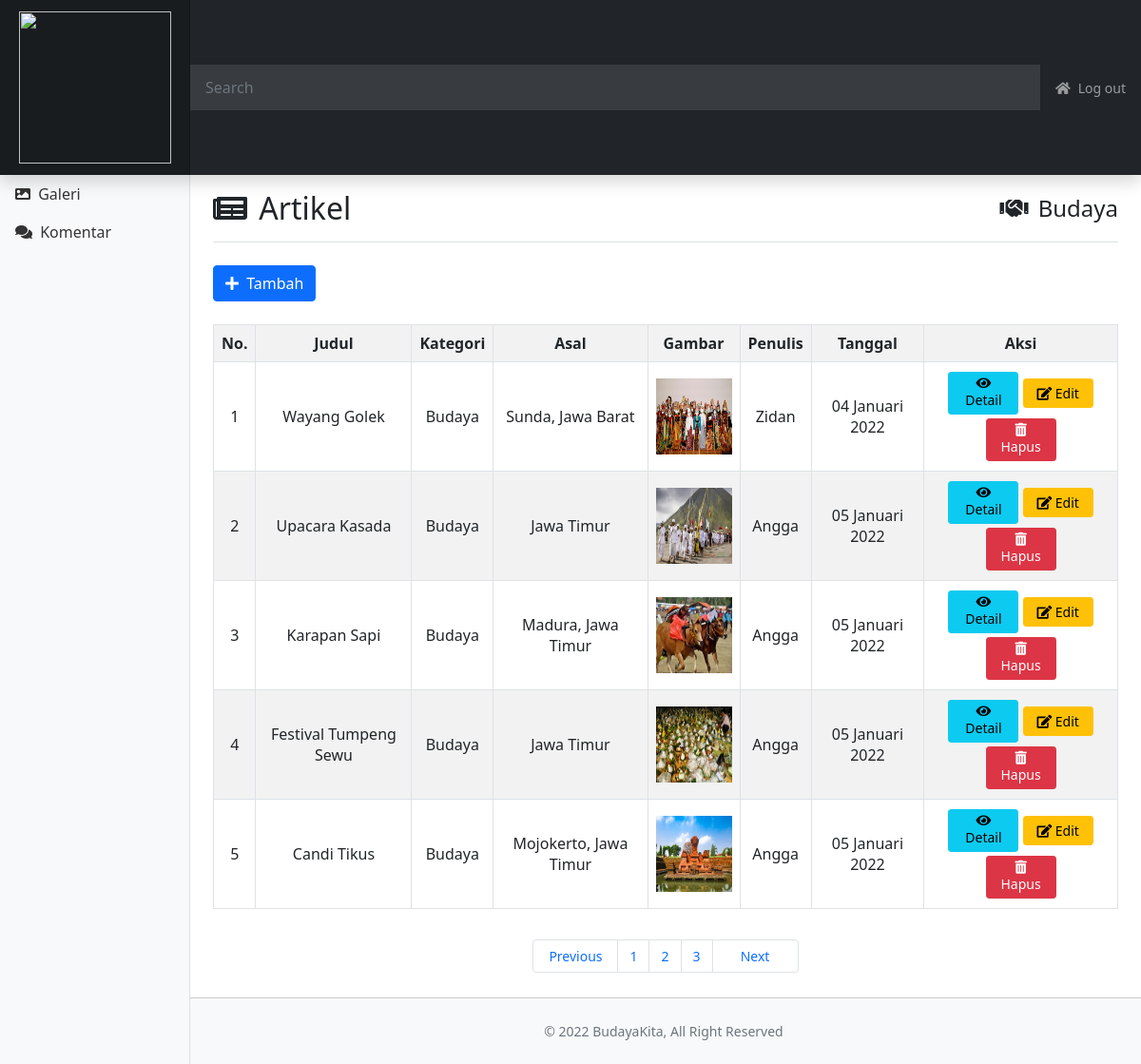
The app's page /admin/budaya.php (signed in) with its own data.
### tables this page shows
CREATE TABLE `artikel` (
  `id_artikel` int(11) NOT NULL,
  `kategori` varchar(225) NOT NULL,
  `judul` varchar(225) NOT NULL,
  `asal` varchar(225) NOT NULL,
  `gambar` varchar(225) NOT NULL,
  `preview` text NOT NULL,
  `isi` text NOT NULL,
  `tanggal` date NOT NULL,
  `penulis` varchar(225) NOT NULL,
  `jadwal` varchar(255) NOT NULL,
  `link` text NOT NULL,
  `rating` int(11) NOT NULL
);

### admin/budaya.php (the view, shortened to what this page needs)
<html lang="en">
<head>
  <link rel="stylesheet" href="../assets/fontawesome-free-5.15.4-web/css/all.min.css">
  <link rel="stylesheet" href="../assets/css/bootstrap.min.css">
  <link href="../assets/css/dashboard.css" rel="stylesheet">
</head>
<body>
  <header class="navbar navbar-dark sticky-top bg-dark flex-md-nowrap p-0 shadow">
    <a class="navbar-brand col-md-3 col-lg-2 me-0 px-3 text-center ml-0" href="#"><img src="../assets/images/logobudayakita.png" width="160"></a>
    <form action="" method="POST" class="w-100 mb-0">
      <?php
      if (isset($_POST['search'])) {
      ?>
        <input class="form-control form-control-dark" type="text" placeholder="Search" aria-label="Search" name="search" value="<?= $_POST['search'] ?>">
      <?php
      } else {
      ?>
        <input class="form-control form-control-dark" type="text" placeholder="Search" aria-label="Search" name="search">
      <?php } ?>
    </form>
    <div class="navbar-nav">
      <div class="nav-item text-nowrap">
        <a class="nav-link px-3" href="logout.php"><i class="fas fa-home me-2"></i>Log out</a>
      </div>
    </div>
  </header>
  <div class="container-fluid">
    <div class="row mb-5">
      <?php
      include 'layout/sidebar.php';
      ?>
      <main class="col-md-9 ms-sm-auto col-lg-10 px-md-4">
        <div class="d-flex justify-content-between flex-wrap flex-md-nowrap align-items-center pt-3 pb-2 mb-3 border-bottom">
          <h2 class="h2"><i class="fas fa-newspaper me-1"></i> Artikel</h2>
          <h4><i class="fas fa-handshake me-1"></i> Budaya</h4>
        </div>
        <a href="tambah_budaya.php" class="btn btn-primary mt-2"><i class="fas fa-plus me-1"></i> Tambah</a>
        <div class="table-responsive mt-4">
          <table class="table table-striped table-bordered text-center">
            <tr>
              <th>No.</th>
              <th>Judul</th>
              <th>Kategori</th>
              <th>Asal</th>
              <th>Gambar</th>
              <th>Penulis</th>
              <th>Tanggal</th>
              <th>Aksi</th>
            </tr>
            <?php
            include '../koneksi.php';
            $no = 1;
            $batas = 5;
            $halaman = isset($_GET['halaman']) ? (int)$_GET['halaman'] : 1;
            $halaman_awal = ($halaman > 1) ? ($halaman * $batas) - $batas : 0;
            $previous = $halaman - 1;
            $next = $halaman + 1;
            if (isset($_POST['search'])) {
              $data = mysqli_query($koneksi, "SELECT * FROM artikel WHERE kategori = 'Budaya' AND judul LIKE '%" . $_POST['search'] . "%' ORDER BY id_artikel DESC") or die(mysqli_error($koneksi));
              $jumlah_data = mysqli_num_rows($data);
              $total_halaman = ceil($jumlah_data / $batas);
              $syarat = mysqli_query($koneksi, "SELECT * FROM artikel WHERE kategori = 'Budaya' AND judul LIKE '%" . $_POST['search'] . "%' ORDER BY id_artikel DESC LIMIT $halaman_awal, $batas");
            } else {
              $data = mysqli_query($koneksi, "SELECT * FROM artikel WHERE kategori = 'Budaya' ORDER BY id_artikel DESC") or die(mysqli_error($koneksi));
              $jumlah_data = mysqli_num_rows($data);
              $total_halaman = ceil($jumlah_data / $batas);
              $syarat = mysqli_query($koneksi, "SELECT * FROM artikel WHERE kategori = 'Budaya' ORDER BY id_artikel DESC LIMIT $halaman_awal, $batas");
            }
            while ($data = mysqli_fetch_assoc($syarat)) :
              $tgl = date_create($data['tanggal']);
              $format_tgl = date_format($tgl, 'd');
              $format_thn = date_format($tgl, 'Y');
              if (date_format($tgl, 'F') == 'January') {
                $format_bln = 'Januari';
              } else if (date_format($tgl, 'F') == 'February') {
                $format_bln = 'Februari';
              } else if (date_format($tgl, 'F') == 'March') {
                $format_bln = 'Maret';
              } else if (date_format($tgl, 'F') == 'April') {
                $format_bln = 'April';
              } else if (date_format($tgl, 'F') == 'May') {
                $format_bln = 'Mei';
              } else if (date_format($tgl, 'F') == 'June') {
                $format_bln = 'Juni';
              } else if (date_format($tgl, 'F') == 'July') {
                $format_bln = 'Juli';
              } else if (date_format($tgl, 'F') == 'August') {
                $format_bln = 'Agustus';
              } else if (date_format($tgl, 'F') == 'September') {
                $format_bln = 'September';
              } else if (date_format($tgl, 'F') == 'October') {
                $format_bln = 'Oktober';
              } else if (date_format($tgl, 'F') == 'November') {
                $format_bln = 'November';
              } else if (date_format($tgl, 'F') == 'December') {
                $format_bln = 'Desember';
              } else {
                $format_bln = 'Tidak Ada';
              }
            ?>
              <tr>
                <td><?= $no++ ?></td>
                <td><?= $data['judul'] ?></td>
                <td><?= $data['kategori'] ?></td>
                <td><?= $data['asal'] ?></td>
                <td><img src="../assets/images/artikel/<?= $data['gambar'] ?>" width="80" height="80"></td>
                <td><?= $data['penulis'] ?></td>
                <td><?= $format_tgl . " " . $format_bln . " " . $format_thn ?></td>
                <td>
                  <a href="detail_budaya.php?id=<?= $data['id_artikel'] ?>" class="btn btn-sm btn-info"><i class="fas fa-eye"></i> Detail</a>
                  <a href="edit_budaya.php?id=<?= $data['id_artikel'] ?>" class="btn btn-sm btn-warning"><i class="fas fa-edit"></i> Edit</a>
                  <a href="hapus_budaya.php?id=<?= $data['id_artikel'] ?>" class="btn btn-sm btn-danger"><i class="fas fa-trash-alt"></i> Hapus</a>
                </td>
              </tr>
            <?php
            endwhile;
            ?>
          </table>
        </div>
        <div class="mt-3 mb-5 pag">
          <ul class="pagination justify-content-center mt-2 mb-2">
            <li class="page-item khusus">
              <a class="page-link" <?php if ($halaman > 1) {
                                      echo "href='?halaman=$previous'";
                                    } ?>>Previous</a>
            </li>
            <?php
            for ($x = 1; $x <= $total_halaman; $x++) {
            ?>
              <li class="page-item"><a class="page-link" href="?halaman=<?php echo $x ?>"><?php echo $x; ?></a></li>
            <?php
            }
            ?>
            <li class="page-item khusus">
              <a class="page-link" <?php if ($halaman < $total_halaman) {
                                      echo "href='?halaman=$next'";
                                    } ?>>Next</a>
            </li>
          </ul>
        </div>
      </main>
      <?php
      include 'layout/footer.php';
      ?>
    </div>
  </div>
</body>
</html>

### admin/layout/sidebar.php (shortened to what this page needs)
<nav id="sidebarMenu" class="col-md-3 col-lg-2 d-md-block bg-light sidebar collapse">
  <div class="position-sticky pt-3">
    <ul class="nav flex-column">
      <li class="nav-item">
        <a class="nav-link" href="dashboard.php">
        </a>
      </li>
      <li class="nav-item">
        <a class="nav-link" href="users.php">
        </a>
      </li>
      <li class="nav-item dropdown">
        <a class="nav-link dropdown-toggle" href="#" id="dropdown01" data-bs-toggle="dropdown" aria-expanded="false"><i class="fas fa-newspaper me-1"></i> Artikel </a>
      </li>
      <li class="nav-item">
        <a class="nav-link" href="galeri.php">
          <i class="fas fa-image me-1"></i>
          Galeri
        </a>
      </li>
      <li class="nav-item">
        <a class="nav-link" href="komentar.php">
          <i class="fas fa-comments me-1"></i>
          Komentar
        </a>
      </li>
    </ul>
  </div>
</nav>

### admin/layout/footer.php
<div class="container-fluid bg-light footer">
  <footer class="my-4 col-md-9 ms-sm-auto col-lg-10 px-md-4">
    <p class="text-center text-muted">&copy; 2022 BudayaKita, All Right Reserved</p>
  </footer>
</div>

### assets/css/dashboard.css (style rules this page uses)
body { font-size: .875rem; }
.sidebar { position: fixed; top: 0; bottom: 0; left: 0; z-index: 100; padding: 48px 0 0; box-shadow: inset -1px 0 0 rgba(0, 0, 0, .1); }
.sidebar .nav-link { font-weight: 500; color: #333; }
.navbar-brand { padding-top: .75rem; padding-bottom: .75rem; font-size: 1rem; background-color: rgba(0, 0, 0, .25); box-shadow: inset -1px 0 0 rgba(0, 0, 0, .25); }
.navbar .form-control { padding: .75rem 1rem; border-width: 0; border-radius: 0; }
.form-control-dark { color: #fff; background-color: rgba(255, 255, 255, .1); border-color: rgba(255, 255, 255, .1); }

### admin/budaya.php (style rules this page uses)
nav ul li a.nav-link { font-size: 16px; }
table tr { vertical-align: middle; }
div.pag ul li.khusus { width: 90px; text-align: center; }
div.footer { position: fixed; bottom: 0; --bs-bg-opacity: 1; background-color: rgba(var(--bs-light-rgb), var(--bs-bg-opacity)); border-top: solid 1px #ccc; }
table tr td a.btn { width: 74px; margin-top: 2px; margin-bottom: 2px; }

### records on screen
artikel: judul "Wayang Golek", kategori "Budaya", asal "Sunda, Jawa Barat", gambar (picture), penulis "Zidan", tanggal "04", tanggal "Januari", tanggal "2022"
artikel: judul "Upacara Kasada", kategori "Budaya", asal "Jawa Timur", gambar (picture), penulis "Angga", tanggal "05", tanggal "Januari", tanggal "2022"
artikel: judul "Karapan Sapi", kategori "Budaya", asal "Madura, Jawa Timur", gambar (picture), penulis "Angga", tanggal "05", tanggal "Januari", tanggal "2022"
artikel: judul "Festival Tumpeng Sewu", kategori "Budaya", asal "Jawa Timur", gambar (picture), penulis "Angga", tanggal "05", tanggal "Januari", tanggal "2022"
artikel: judul "Candi Tikus", kategori "Budaya", asal "Mojokerto, Jawa Timur", gambar (picture), penulis "Angga", tanggal "05", tanggal "Januari", tanggal "2022"
